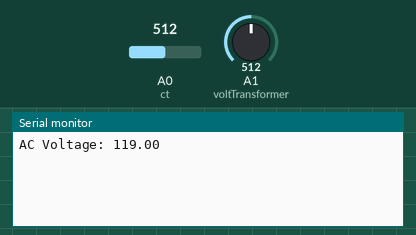
Bench run of a sketch on a simulated Arduino Uno, built with avr-gcc and run on an emulated ATmega328P. Shown: the last lines printed to the serial monitor. Inputs (shaded band) come from the test bench; at power-on: A0 (ct) = 512, A1 (voltTransformer) = 512.

Above: at 1.2 s.
1.3 s: A0 (ct) set to 62
At 3.0 s:
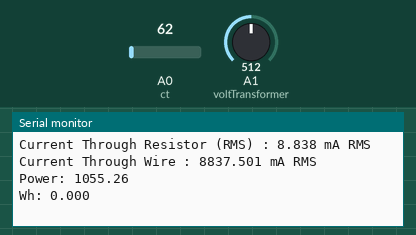
3.5 s: A0 (ct) set to 51
At 6.1 s:
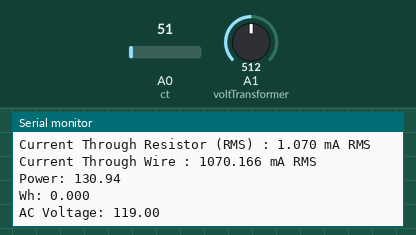
Timing chart, 0 to 7.6 s (numbered marks = the images above; inputs shaded):
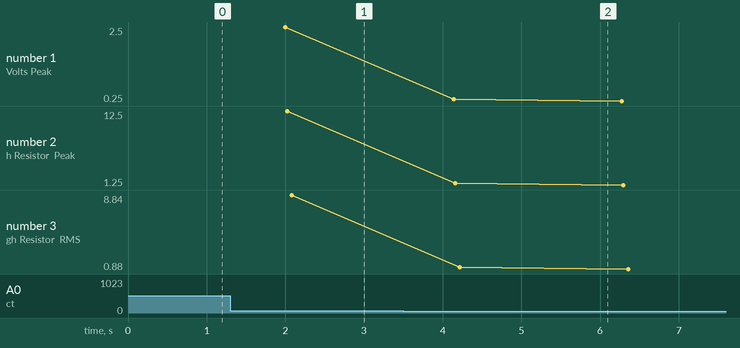

Measured:
- the behaviour switches between 58 and 57 on A0 (ct) (found by bisection; images 1 and 2)
- plotted number 1: 2.5 → 0.25 after the input at 3.5 s
- plotted number 2: 12.5 → 1.25 after the input at 3.5 s
- plotted number 3: 8.84 → 0.88 after the input at 3.5 s

The sketch:

Arduino_Power_CT___Voltage_Transformer.ino
```cpp
float zeroPowerCurrent = 0.05;
float ct = A0;
float voltTransformer = A1;
float power;
float wattHour = 0;

void setup() {
  // put your setup code here, to run once:
Serial.begin(9600);
pinMode(ct,INPUT);
pinMode(voltTransformer,INPUT);
}

void loop() {
  // put your main code here, to run repeatedly:
float volt = getVoltage();
Serial.print("AC Voltage: ");
Serial.println(volt);
float current = getCurrent();
//Serial.println(current); //zeroPowerCurrent when no load is ON

if (current>zeroPowerCurrent)
{
  float power = volt * current;
  Serial.print("Power: ");
  Serial.println(power);
  Serial.println();
}

else
{
  Serial.print("Power: 0 ");
  Serial.println();
}

wattHour = wattHour + (power * (2.13/60/60)); //Measure Watt-Hour(Wh). 2.13 is the millis() of the entire program.

//kwattHour = wattHour + (power * (2.13/60/60/60)); //Measure Kilo-Watt-Hour(kWh).
Serial.print("Wh: ");
Serial.println(wattHour,3);
Serial.println();

}
```

Current_Transformer.ino
```cpp
float getCurrent()
{
  float currentError = 0.0301933437;
  float rVPP;   // Voltage measured across resistor
  float nCurrThruResistorPP; // Peak Current Measured Through Resistor
  float nCurrThruResistorRMS; // RMS current through Resistor
  float nCurrentThruWire;     // Actual RMS current in Wire

  float result1;
  int readValue1;             //value read from the sensor
  int maxValue1 = 0;          // store max value here
   uint32_t start_time = millis();
   while((millis()-start_time) < 1000) //sample for 1 Sec
   {
       readValue1 = analogRead(ct);
       // see if you have a new maxValue
       if (readValue1> maxValue1)
       {
           /*record the maximum sensor value*/
           maxValue1 = readValue1;
       }
   }

   // Convert the digital data to a voltage
   rVPP = (maxValue1 * 5.0)/1024.0;
  /*
   Use Ohms law to calculate current across resistor
   and express in mA
   */

   nCurrThruResistorPP = (rVPP/200.0) * 1000.0;

   /*
   Use Formula for SINE wave to convert
   to RMS
   */

   nCurrThruResistorRMS = nCurrThruResistorPP * 0.707;

   /*
   Current Transformer Ratio is 1000:1...

   Therefore current through 200 ohm resistor
   is multiplied by 1000 to get input current
   */

   nCurrentThruWire = nCurrThruResistorRMS * 1000;


   Serial.print("Volts Peak : ");
   Serial.println(rVPP,3);
   Serial.print("Current Through Resistor (Peak) : ");
   Serial.print(nCurrThruResistorPP,3);
   Serial.println(" mA Peak to Peak");
   Serial.print("Current Through Resistor (RMS) : ");
   Serial.print(nCurrThruResistorRMS,3);
   Serial.println(" mA RMS");
   Serial.print("Current Through Wire : ");
   Serial.print(nCurrentThruWire,3);
   Serial.println(" mA RMS");
   Serial.println();
   return (nCurrentThruWire/1000) + currentError;
 }
```

Voltage_Transformer.ino
```cpp
float getVoltage()
{
  float zeroOffset = 0;
  float calibrateVoltage = 238;
  float readValue1,maxValue1,result;
   uint32_t start_time = millis();
   while((millis()-start_time) < 1000) //sample for 1 Sec
   {
       readValue1 = analogRead(voltTransformer);
       // see if you have a new maxValue
       if (readValue1> maxValue1)
       {
           /*record the maximum sensor value*/
           maxValue1 = readValue1;
       }
   }

   // Convert the digital data to a voltage
  result = (maxValue1 * calibrateVoltage)/1024.0;
  return result - zeroOffset;

}
```
